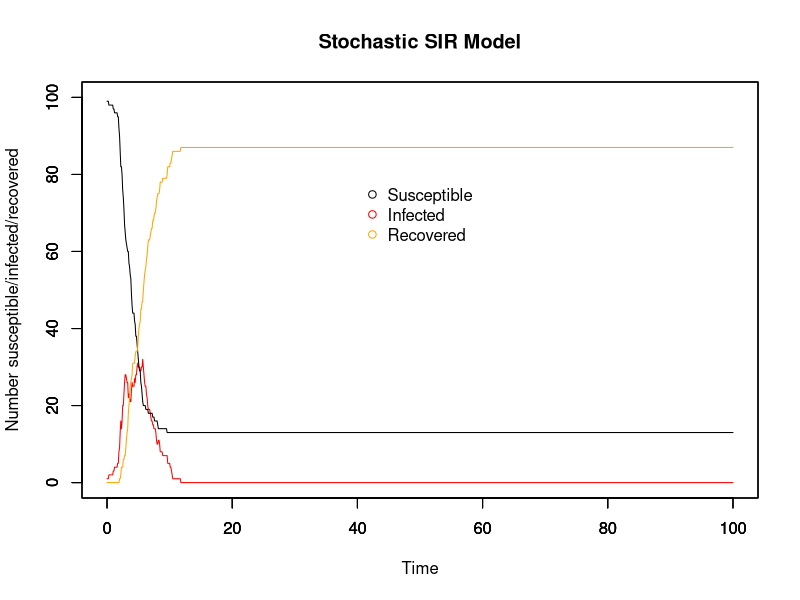

Write the R code that produced this figure.
## Population-based stochastic SIR model from scratch
## 26/10/17

##########################
## Input values for SIR ##
##########################

# Time
timestep <- 0.1
times <- seq(0, 100, by = timestep)

# Initial population: N-1 susceptible, 1 infectious, 0 recovered
init.values = c(
  S = 100-1,
  I = 1,
  R = 0
)
N = sum(init.values)

# R0 & duration of infectiousness
R0 <- 3
D_inf <- 2

###############
## The model ##
###############

# Array for holding collective disease status information for whole period of time
data <- array(0, dim =c(length(times), length(init.values)+1))
data[,1] <- times # make first column the timesteps to make plotting easier later on

# Calculating probabilities that do not change with time
p <- R0 * (timestep/(D_inf*N)) # probability of effective contact
r_t <- (1/D_inf)*timestep # Recovery rate

# For loops for calculating the numbers susceptible, infected, and recovered at each timepoint
for (time in times){
  if (time == 0){ # Set up the number of S/I/R at time 0
    data[1,2] <- init.values["S"] # number of susceptibles at time 0
    data[1,3] <- init.values["I"] # number of infecteds at time 0
    data[1,4] <- init.values["R"] # number of recovereds at time 0
    
  } else{
    whole_time <- 1/timestep * time # makes time into the whole number that it corresponds to in the array
    foi_t <- 1 - (1 - p)^data[whole_time, 3] # Force of infection at time t, affected by the number infectious at prev t
    inf <- rbinom(1, size = data[whole_time,2], prob = foi_t) # number who become infected in this timestep
    rec <- rbinom(1, size = data[whole_time,3], prob = r_t)# number who become recovered in this timestep
    
    data[whole_time+1,2] <- data[whole_time, 2] - inf # number of susceptibles at other times
    
    data[whole_time+1,3] <- data[whole_time, 3]  + inf - rec # number of infecteds at other times
    
    data[whole_time+1,4] <- data[whole_time,4] + rec # number of recovereds at other times
  }
}

###############
## SIR plots ##
###############

run_stoch <- data.frame(data) # make array into a dataframe
colnames(run_stoch) <- c("time","S", "I", "R")

#par(mfrow = c(2,2))

# Plot for SIR model
plot(x = run_stoch$time, y = run_stoch$I, type = "line", col = "red", ylim = c(0,N),
     xlab = "Time", ylab = "Number susceptible/infected/recovered", main = "Stochastic SIR Model")
par(new=T)
plot(x = run_stoch$time, y = run_stoch$S, type = "line", ylim = c(0,N), ylab = "", xlab = "") # add susceptible line
par(new=T)
plot(x = run_stoch$time, y = run_stoch$R, type = "line", col = "orange", ylim = c(0,N), ylab = "", xlab = "") # recovered

## Add legend
legend(40, 0.8*N, c("Susceptible", "Infected", "Recovered"), pch = 1, col = c("black", "red", "orange"), bty = "n")
